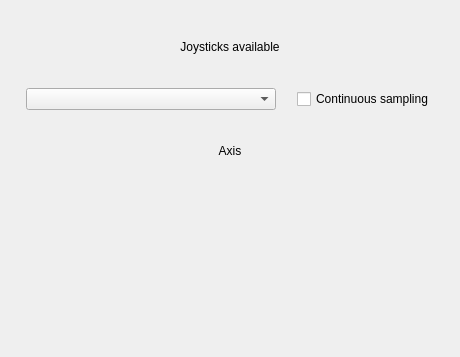
<?xml version="1.0" encoding="UTF-8"?>
<ui version="4.0">
 <class>Joypick</class>
 <widget class="QWidget" name="Joypick">
  <property name="geometry">
   <rect>
    <x>0</x>
    <y>0</y>
    <width>460</width>
    <height>357</height>
   </rect>
  </property>
  <property name="windowTitle">
   <string>Pick-a-Joystick</string>
  </property>
  <property name="autoFillBackground">
   <bool>true</bool>
  </property>
  <layout class="QVBoxLayout" name="verticalLayout">
   <item>
    <widget class="QLabel" name="avail_label">
     <property name="minimumSize">
      <size>
       <width>0</width>
       <height>50</height>
      </size>
     </property>
     <property name="text">
      <string>Joysticks available</string>
     </property>
     <property name="alignment">
      <set>Qt::AlignCenter</set>
     </property>
    </widget>
   </item>
   <item>
    <layout class="QHBoxLayout" name="horizontalLayout">
     <item>
      <spacer name="horizontalSpacer_2">
       <property name="orientation">
        <enum>Qt::Horizontal</enum>
       </property>
       <property name="sizeHint" stdset="0">
        <size>
         <width>40</width>
         <height>20</height>
        </size>
       </property>
      </spacer>
     </item>
     <item>
      <widget class="QComboBox" name="avail_box">
       <property name="minimumSize">
        <size>
         <width>250</width>
         <height>0</height>
        </size>
       </property>
      </widget>
     </item>
     <item>
      <spacer name="horizontalSpacer">
       <property name="orientation">
        <enum>Qt::Horizontal</enum>
       </property>
       <property name="sizeHint" stdset="0">
        <size>
         <width>40</width>
         <height>20</height>
        </size>
       </property>
      </spacer>
     </item>
     <item>
      <widget class="QCheckBox" name="sample_box">
       <property name="text">
        <string>Continuous sampling</string>
       </property>
      </widget>
     </item>
     <item>
      <spacer name="horizontalSpacer_3">
       <property name="orientation">
        <enum>Qt::Horizontal</enum>
       </property>
       <property name="sizeHint" stdset="0">
        <size>
         <width>40</width>
         <height>20</height>
        </size>
       </property>
      </spacer>
     </item>
    </layout>
   </item>
   <item>
    <widget class="QLabel" name="num_axbtnlabel">
     <property name="minimumSize">
      <size>
       <width>100</width>
       <height>50</height>
      </size>
     </property>
     <property name="baseSize">
      <size>
       <width>100</width>
       <height>50</height>
      </size>
     </property>
     <property name="text">
      <string>Axis</string>
     </property>
     <property name="alignment">
      <set>Qt::AlignCenter</set>
     </property>
    </widget>
   </item>
   <item>
    <spacer name="verticalSpacer_3">
     <property name="orientation">
      <enum>Qt::Vertical</enum>
     </property>
     <property name="sizeType">
      <enum>QSizePolicy::Minimum</enum>
     </property>
     <property name="sizeHint" stdset="0">
      <size>
       <width>20</width>
       <height>40</height>
      </size>
     </property>
    </spacer>
   </item>
   <item>
    <layout class="QHBoxLayout" name="horizontalLayout_2">
     <item>
      <spacer name="horizontalSpacer_4">
       <property name="orientation">
        <enum>Qt::Horizontal</enum>
       </property>
       <property name="sizeType">
        <enum>QSizePolicy::Fixed</enum>
       </property>
       <property name="sizeHint" stdset="0">
        <size>
         <width>20</width>
         <height>20</height>
        </size>
       </property>
      </spacer>
     </item>
     <item>
      <layout class="QHBoxLayout" name="axes_Layout">
       <property name="spacing">
        <number>10</number>
       </property>
       <property name="sizeConstraint">
        <enum>QLayout::SetDefaultConstraint</enum>
       </property>
      </layout>
     </item>
     <item>
      <spacer name="horizontalSpacer_5">
       <property name="orientation">
        <enum>Qt::Horizontal</enum>
       </property>
       <property name="sizeType">
        <enum>QSizePolicy::Fixed</enum>
       </property>
       <property name="sizeHint" stdset="0">
        <size>
         <width>20</width>
         <height>20</height>
        </size>
       </property>
      </spacer>
     </item>
    </layout>
   </item>
   <item>
    <spacer name="verticalSpacer">
     <property name="orientation">
      <enum>Qt::Vertical</enum>
     </property>
     <property name="sizeType">
      <enum>QSizePolicy::Minimum</enum>
     </property>
     <property name="sizeHint" stdset="0">
      <size>
       <width>20</width>
       <height>40</height>
      </size>
     </property>
    </spacer>
   </item>
   <item>
    <layout class="QHBoxLayout" name="horizontalLayout_3">
     <item>
      <spacer name="horizontalSpacer_6">
       <property name="orientation">
        <enum>Qt::Horizontal</enum>
       </property>
       <property name="sizeType">
        <enum>QSizePolicy::Fixed</enum>
       </property>
       <property name="sizeHint" stdset="0">
        <size>
         <width>40</width>
         <height>20</height>
        </size>
       </property>
      </spacer>
     </item>
     <item>
      <layout class="QHBoxLayout" name="buttons_Layout"/>
     </item>
     <item>
      <spacer name="horizontalSpacer_7">
       <property name="orientation">
        <enum>Qt::Horizontal</enum>
       </property>
       <property name="sizeType">
        <enum>QSizePolicy::Fixed</enum>
       </property>
       <property name="sizeHint" stdset="0">
        <size>
         <width>40</width>
         <height>20</height>
        </size>
       </property>
      </spacer>
     </item>
    </layout>
   </item>
   <item>
    <spacer name="verticalSpacer_2">
     <property name="orientation">
      <enum>Qt::Vertical</enum>
     </property>
     <property name="sizeType">
      <enum>QSizePolicy::Minimum</enum>
     </property>
     <property name="sizeHint" stdset="0">
      <size>
       <width>20</width>
       <height>40</height>
      </size>
     </property>
    </spacer>
   </item>
  </layout>
 </widget>
 <layoutdefault spacing="6" margin="11"/>
 <resources/>
 <connections/>
</ui>
